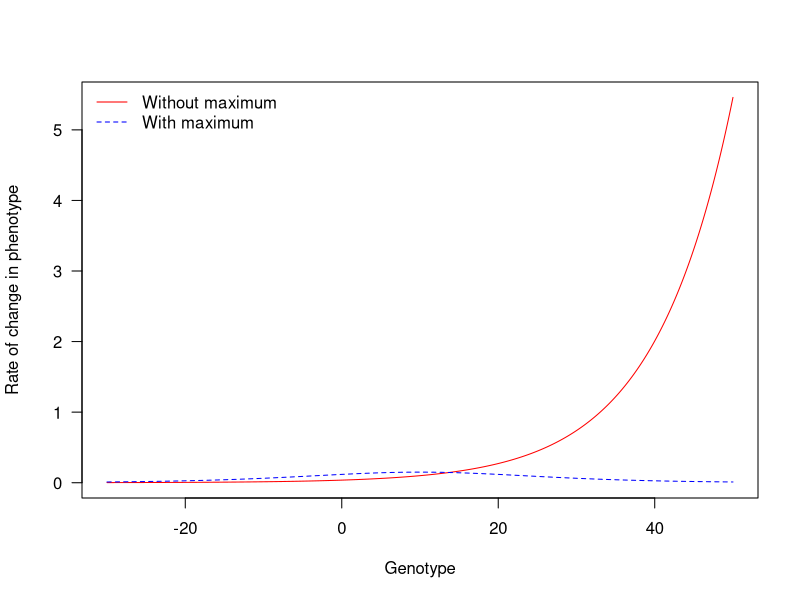

The R script that drew this image:
# This script will provide a visualization of the derivatives of two possible 
#    functions for linking dispersal genotype to phenotyp. Some type of link
#    is necessary as the genotype can take on negative values, but the 
#    phenotype is strictly positive.

# First define the derivative of the basic link function: d_i = exp(rho*(Genotype-lambda))
BaseDeriv <- function(rho, lambda, genotype){
     return(rho * exp(rho*(genotype - lambda)))
}

# Next, define the derivative of the link function incorporating an upper limit:
#    d_i = (d_hat*exp(rho*(genotype-lambda))) / (1 + exp(rho*(genotype - lambda)))
MaxDerv <- function(rho, lambda, d_hat, genotype){
     numerator <- d_hat * rho * exp(rho * (genotype - lambda))
     denominator <- (1 + exp(rho * (genotype - lambda)))^2
     return(numerator / denominator)
}

Results <- read.csv("SimsWithResults.csv")
InitVals <- read.csv("SimsWithInitVals.csv")

GenotypeVals <- seq(from = -30, to = 50, length.out = 10000)

# Set the parameter values used in the simulations
rho <- 0.1
lambda <- 10
d_hat <- 6


BasicLine <- BaseDeriv(rho = rho, lambda = lambda, genotype = GenotypeVals)
MaxLine <- MaxDerv(rho = rho, lambda = lambda, d_hat = d_hat, genotype = GenotypeVals)

plot(x = GenotypeVals, y = BasicLine, type = "l", xlab = "Genotype", 
     ylab = "Rate of change in phenotype", las = 1, col = "red")
lines(x = GenotypeVals, y = MaxLine, col = "blue", lty = 2)
legend("topleft", legend = c("Without maximum", "With maximum"), lty = c(1,2),
       col = c("red", "blue"), bty = "n")
